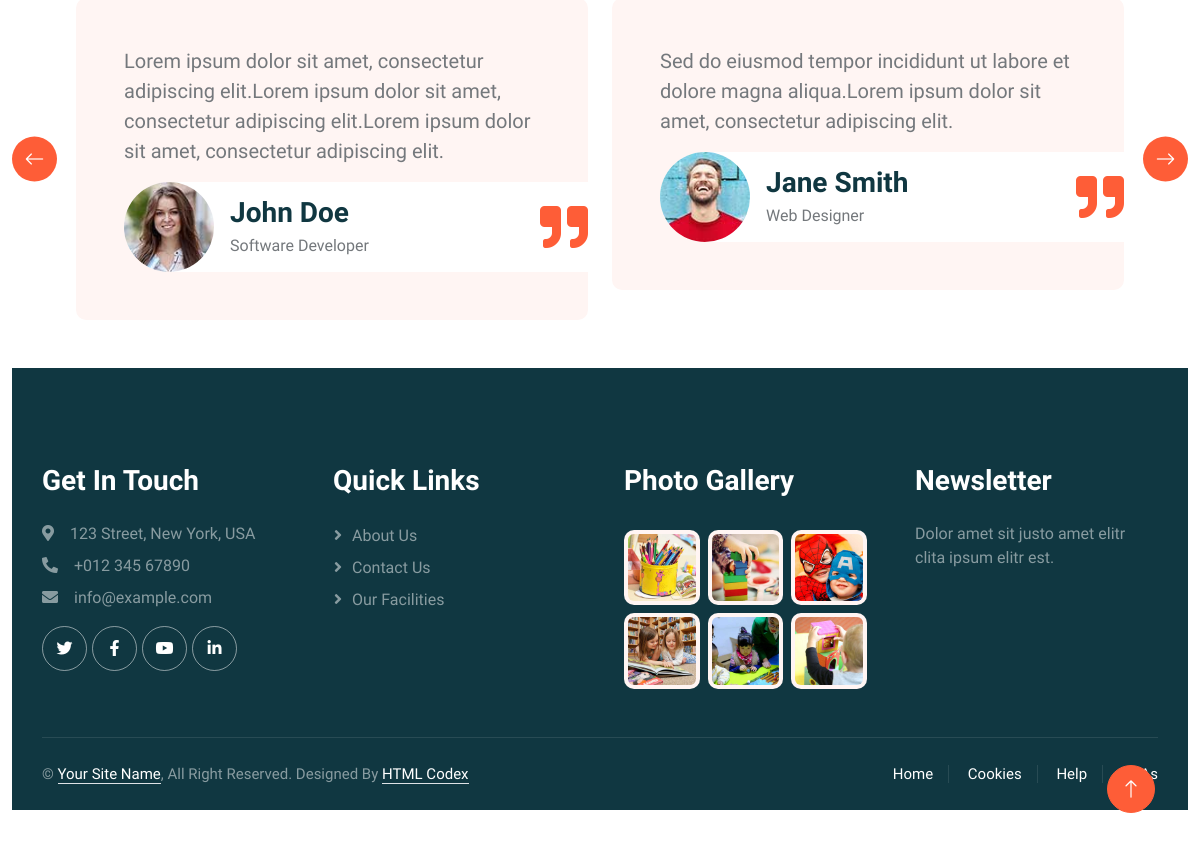
Page /classes (signed in, lower part) on the earlier database version.
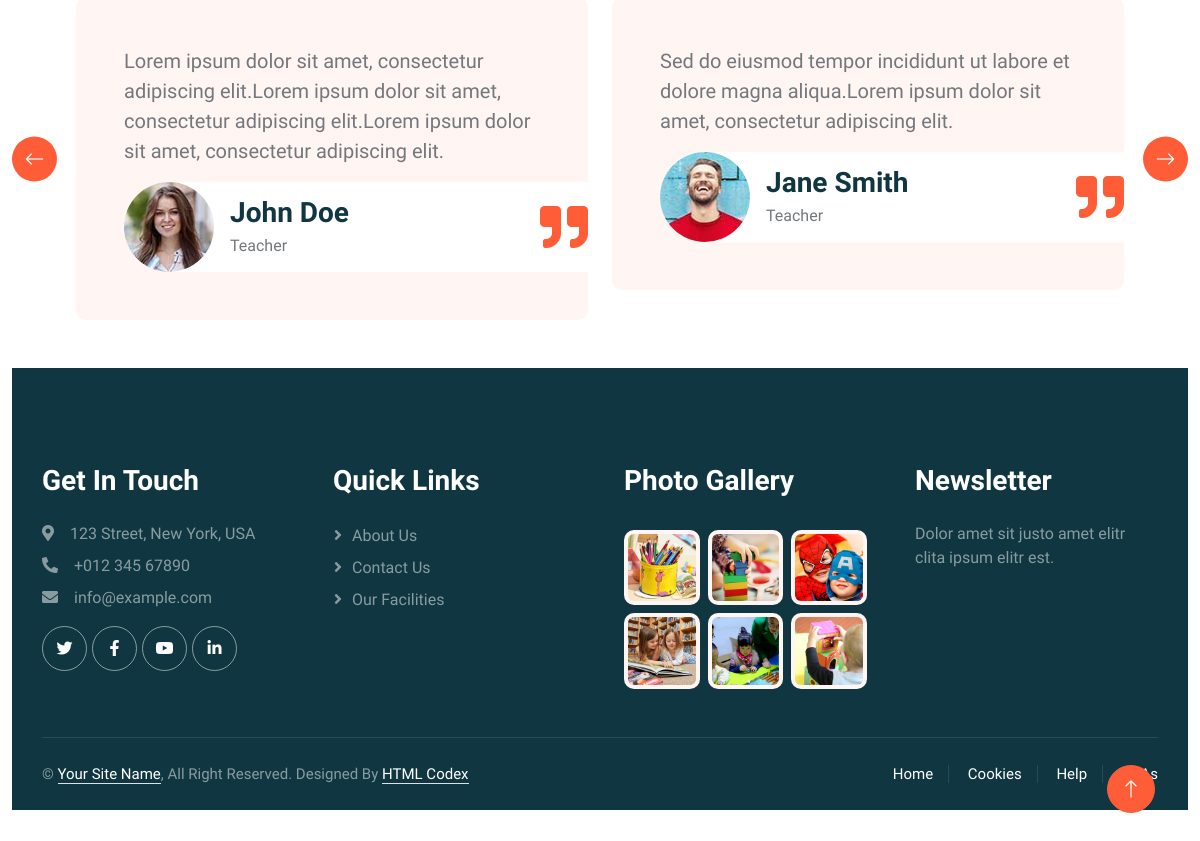
Same page on the later database version.
### mvc/models.py (models this page shows)
class Testimonial(db.Model):
    id = db.Column(db.Integer, primary_key=True)
    message = db.Column(db.String(500))
    image = db.Column(db.String(100))
    name = db.Column(db.String(100))
    profession = db.Column(db.String(100))

### mvc/views.py (the view, shortened to what this page needs)
@app_bp.route('/classes', methods=['GET', 'POST'])
def classes():
    form = AppointmentForm()
    testimonials = Testimonial.query.all()
    products = Product.query.all()
    teachers = Teacher.query.all()
    return render_template('classes.html', page_name="classes", teachers=teachers, form=form, testimonials=testimonials, products=products)

### app.py (called while the page is built)
@login_manager.user_loader
def load_user(user_id):
    return User.query.get(int(user_id))

### templates/classes.html (shortened to what this page needs)
{%extends "base.html"%}
{%block content%}
<div class="container-xxl py-5">
<div class="owl-carousel testimonial-carousel wow fadeInUp" data-wow-delay="0.1s">
    {% for testimonial in testimonials %}
        <div class="testimonial-item bg-light rounded p-5">
            <p class="fs-5">{{ testimonial.message }}</p>
            <div class="d-flex align-items-center bg-white me-n5" style="border-radius: 50px 0 0 50px;">
                <img class="img-fluid flex-shrink-0 rounded-circle" src="{{ url_for('static', filename=testimonial.image) }}" style="width: 90px; height: 90px;">
                <div class="ps-3">
                    <h3 class="mb-1">{{ testimonial.name }}</h3>
                    <span>{{ testimonial.profession }}</span>
                </div>
                <i class="fa fa-quote-right fa-3x text-primary ms-auto d-none d-sm-flex"></i>
            </div>
        </div>
    {% endfor %}
</div>
{%endblock%}

Differences in the rows shown:
changed Testimonial "John Doe": profession "Software Developer" → "Teacher"
changed Testimonial "Jane Smith": profession "Web Designer" → "Teacher"
